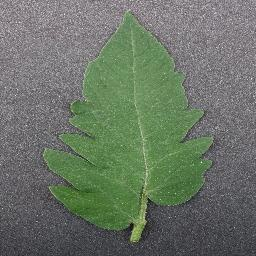
#> input picture repos/Plant-Disease-Detection/uploaded_image.jpg, 256 x 256 px, found by its file name
$ python test_hf.py
#> lines starting #> are read from the running program, lines starting #| are printed output that depends on the picture
from dotenv import load_dotenv
import os, requests, io, json
from PIL import Image

load_dotenv('.env')
token = os.getenv('HF_API_TOKEN', '')

img = Image.open(r'C:\Users\raghu\Desktop\Agrisense\repos\Plant-Disease-Detection\uploaded_image.jpg').convert('RGB')
#> img is the input picture: PIL image 256x256 RGB; mean R, G, B 105.9, 116.4, 102.3
img = img.resize((512,512))
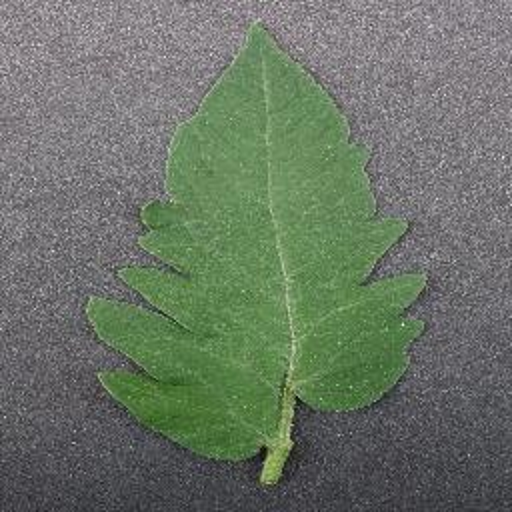
#> img: PIL image 512x512 RGB; mean R, G, B 105.9, 116.4, 102.3
buf = io.BytesIO()
img.save(buf, format='JPEG', quality=85)
buf.seek(0)

#> (the run stopped early here; a loop or call above may not have finished)
